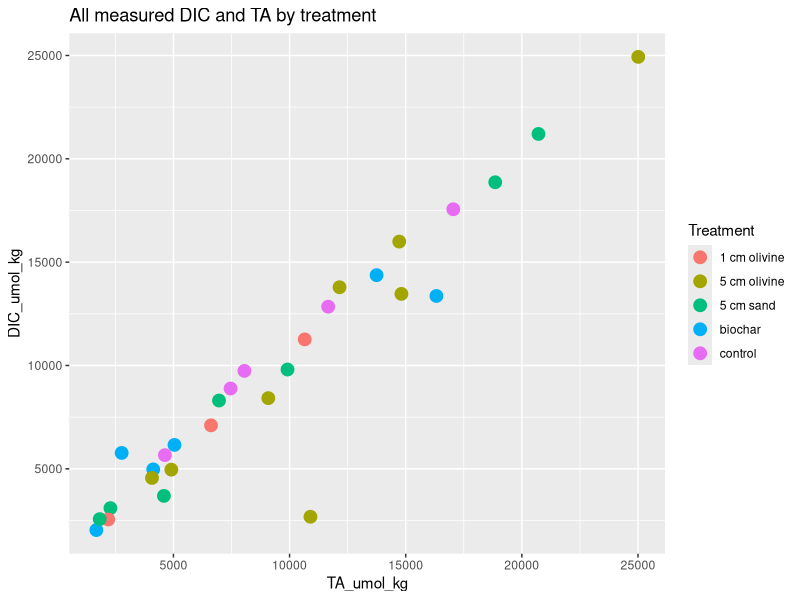
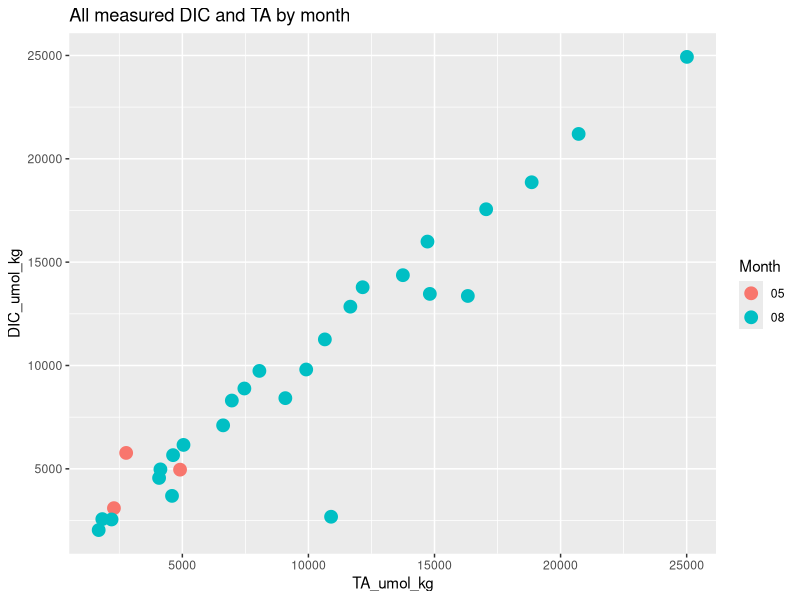
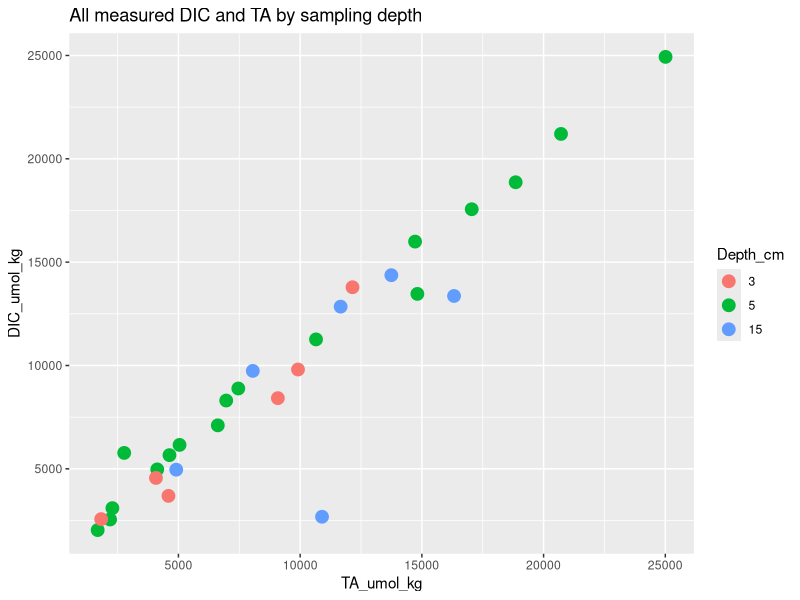
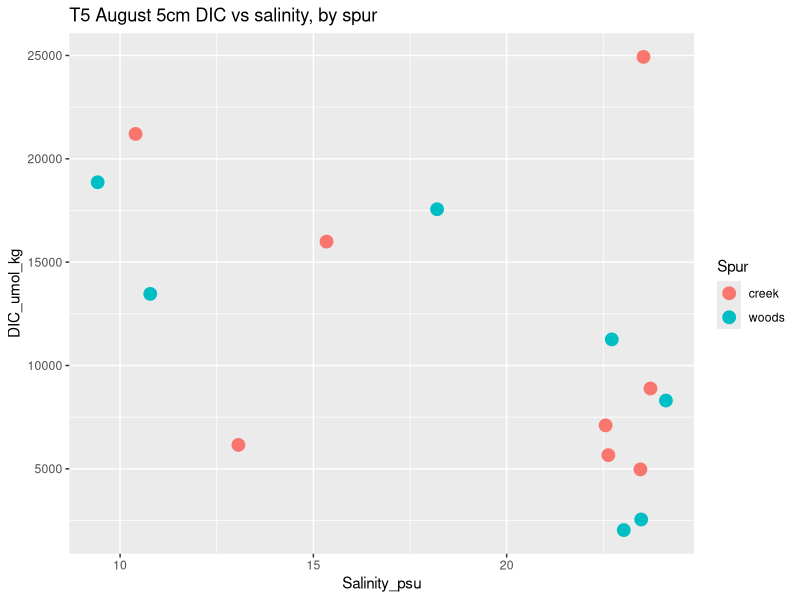
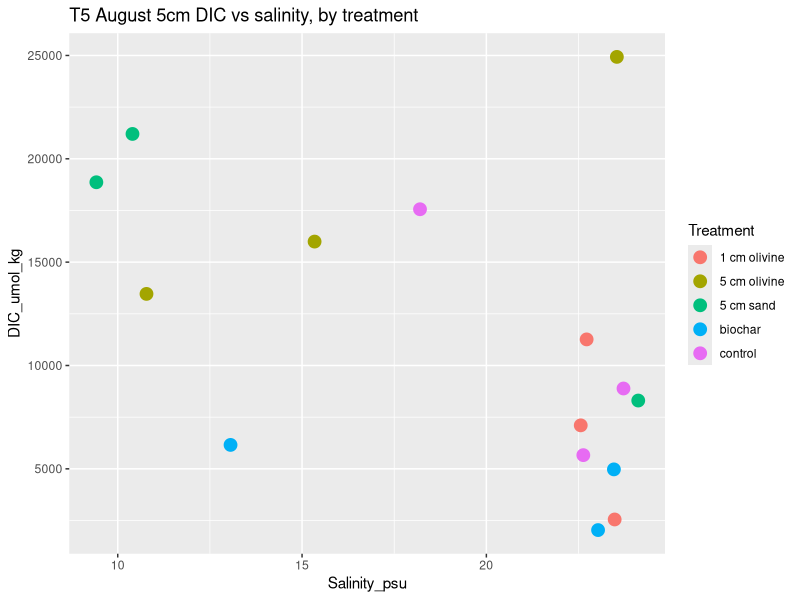
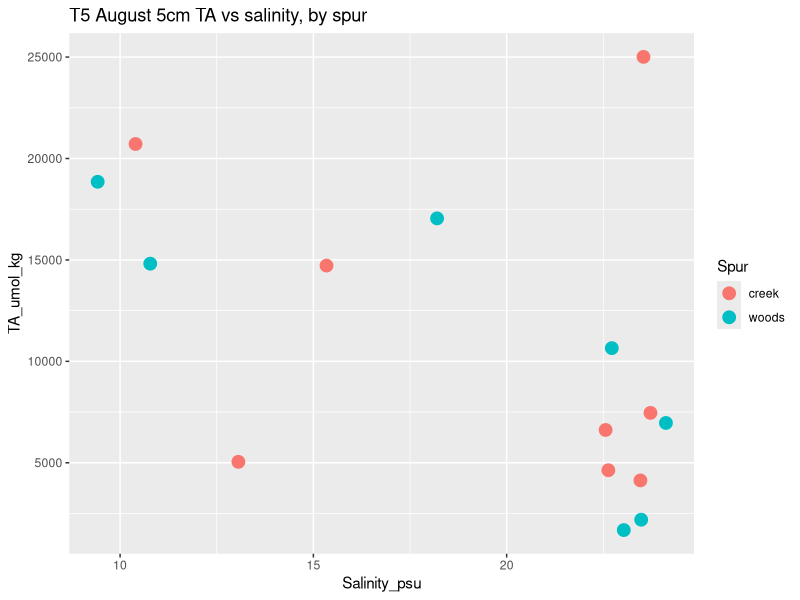
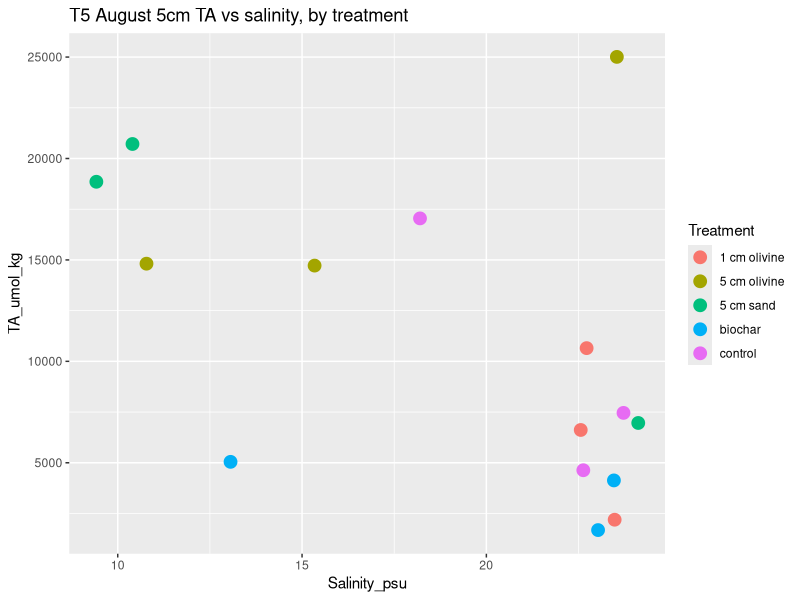
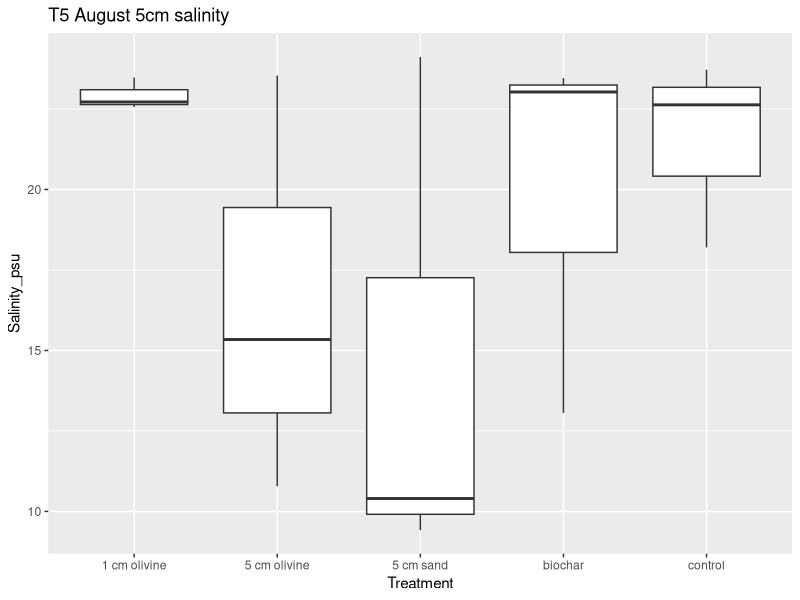

Recreate these plots in R, in order.
## ---- chunk 1
knitr::opts_chunk$set(echo = TRUE)
## ---- chunk 2

library(here)
#library(readxl)
library(tidyverse)

## ---- chunk 3

dicta <- read_csv(here('herringriv_carbonate_summary.csv'), show_col_types = FALSE) 

dicta$Date <- as.Date(dicta$Date, format = "%m/%d/%Y")  

dicta$Treatment <- as.factor(dicta$Treatment)
dicta$Depth_cm <- as.factor(dicta$Depth_cm)

## ---- chunk 4

dicta$Sample_ID <- gsub("22-", "", dicta$Sample_ID)
dicta$Sample_ID <- as.integer(dicta$Sample_ID)
dicta <- dicta[order(dicta$Sample_ID),]

dicta$Month <- format(dicta$Date, "%m")

dicta <- dicta %>% mutate(Spur = case_when(Plot > 7 ~ "creek",
                                       Plot < 8 ~ "woods"))

## ---- chunk 5
#TODO: change placeholder salinity value to actual creek salinity for this date or tide
dicta <- dicta %>% mutate(DIC_norm = DIC_umol_kg*22/Salinity_psu)
dicta <- dicta %>% mutate(TA_norm = TA_umol_kg*22/Salinity_psu)

## ---- chunk 6

dicta_Aug <- dicta %>% filter(Month == '08')

dicta_Aug_5 <- dicta_Aug %>% filter(Depth_cm == 5)
dicta_Aug_15 <- dicta_Aug %>% filter(Depth_cm == 15)
dicta_Aug_sand <- dicta_Aug %>% filter(Depth_cm == 3)

dicta_15 <- dicta %>% filter(Depth_cm == 15)

ggplot(dicta, aes(TA_umol_kg, DIC_umol_kg, color = Treatment)) + geom_point(size = 4)+ labs(title= "All measured DIC and TA by treatment")
ggplot(dicta, aes(TA_umol_kg, DIC_umol_kg, color = Month)) + geom_point(size = 4) + labs(title= "All measured DIC and TA by month")
ggplot(dicta, aes(TA_umol_kg, DIC_umol_kg, color = Depth_cm)) + geom_point(size = 4) + labs(title= "All measured DIC and TA by sampling depth")

## ---- chunk 7

#trt_colors <- c()

ggplot(dicta_Aug_5, aes(Salinity_psu, DIC_umol_kg, color = Spur)) + geom_point(size = 4)+ labs(title = "T5 August 5cm DIC vs salinity, by spur")
ggplot(dicta_Aug_5, aes(Salinity_psu, DIC_umol_kg, color = Treatment)) + geom_point(size = 4)+ labs(title = "T5 August 5cm DIC vs salinity, by treatment")

ggplot(dicta_Aug_5, aes(Salinity_psu, TA_umol_kg, color = Spur)) + geom_point(size = 4)+ labs(title = "T5 August 5cm TA vs salinity, by spur")
ggplot(dicta_Aug_5, aes(Salinity_psu, TA_umol_kg, color = Treatment)) + geom_point(size = 4)+ labs(title = "T5 August 5cm TA vs salinity, by treatment")

ggplot(dicta_Aug_5, aes(Treatment, Salinity_psu)) + geom_boxplot()  + labs(title = "T5 August 5cm salinity")

ggplot(dicta_Aug_5, aes(Treatment, DIC_umol_kg)) + geom_boxplot() + labs(title = "T5 August 5cm DIC")

ggplot(dicta_Aug_5, aes(Treatment, TA_umol_kg)) + geom_boxplot() + labs(title = "T5 August 5cm TA")

ggplot(dicta_Aug_5, aes(Treatment, pH)) + geom_boxplot() + labs(title = "T5 August 5cm pH")

ggplot(dicta_Aug_5, aes(TA_umol_kg, DIC_umol_kg, color = Treatment)) + geom_point(size = 4)+ labs(title = "T5 August 5cm DIC vs TA")

ggplot(dicta_Aug_5, aes(Treatment, DIC_norm)) + geom_boxplot()+ labs(title = "T5 August 5cm DIC normalized with placeholder salinity = 22 psu")

ggplot(dicta_Aug_5, aes(Treatment, TA_norm)) + geom_boxplot()+ labs(title = "T5 August 5cm TA normalized with placeholder salinity = 22 psu")


## ---- chunk 8

dicta_Aug_5_no_plot_4 <- dicta_Aug_5 %>% filter(Plot != 4)

ggplot(dicta_Aug_5_no_plot_4, aes(Treatment, DIC_norm)) + geom_boxplot()+ labs(title = "T5 August 5cm DIC normalized with placeholder salinity = 22 psu" , subtitle = "excluding quartz plot #4")

ggplot(dicta_Aug_5_no_plot_4, aes(Treatment, TA_norm)) + geom_boxplot()+ labs(title = "T5 August 5cm TA normalized with placeholder salinity = 22 psu" , subtitle = "excluding quartz plot #4")

## ---- chunk 9

ggplot(dicta_Aug_sand, aes(Salinity_psu, DIC_umol_kg, color = Treatment)) + geom_point(size = 4)+ labs(title = "T5 August sand layer DIC vs salinity")
ggplot(dicta_Aug_sand, aes(Salinity_psu, TA_umol_kg, color = Treatment)) + geom_point(size = 4)+ labs(title = "T5 August sand layer TA vs salinity")

ggplot(dicta_Aug_sand, aes(Treatment, Salinity_psu)) + geom_boxplot()  + labs(title = "T5 August sand layer salinity")

ggplot(dicta_Aug_sand, aes(Treatment, DIC_umol_kg)) + geom_boxplot()+ labs(title = "T5 August sand layer DIC")
ggplot(dicta_Aug_sand, aes(Treatment, TA_umol_kg)) + geom_boxplot()+ labs(title = "T5 August sand layer TA")

ggplot(dicta_Aug_sand, aes(Treatment, pH)) + geom_boxplot()+ labs(title = "T5 August sand layer pH")

## ---- chunk 10

ggplot(dicta_Aug_15, aes(Salinity_psu, DIC_umol_kg, color = Treatment)) + geom_point(size = 4)+ labs(title = "T5 August 15cm")
ggplot(dicta_15, aes(Salinity_psu, DIC_umol_kg, color = Treatment)) + geom_point(size = 4)+ labs(title = "All measured 15cm")
ggplot(dicta_15, aes(Salinity_psu, DIC_umol_kg, color = Spur)) + geom_point(size = 4)+ labs(title = "All measured 15cm")
ggplot(dicta_15, aes(Salinity_psu, DIC_umol_kg, color = Month)) + geom_point(size = 4)+ labs(title = "All measured 15cm")

ggplot(dicta_Aug_15, aes(Salinity_psu, TA_umol_kg, color = Treatment)) + geom_point(size = 4)+ labs(title = "T5 August 15cm")
ggplot(dicta_15, aes(Salinity_psu, TA_umol_kg, color = Treatment)) + geom_point(size = 4)+ labs(title = "All measured 15cm")
ggplot(dicta_15, aes(Salinity_psu, TA_umol_kg, color = Spur)) + geom_point(size = 4)+ labs(title = "All measured 15cm")
ggplot(dicta_15, aes(Salinity_psu, TA_umol_kg, color = Month)) + geom_point(size = 4)+ labs(title = "All measured 15cm")

## ---- chunk 11

sensor <- read_csv(here('porewater_sensor_data.csv'), show_col_types = FALSE) 

sensor$Date <- as.Date(sensor$Date, format = "%m/%d/%Y")  

sensor$Treatment <- as.factor(sensor$Treatment)

sensor$Month <- format(sensor$Date, "%m")

sensor <- sensor %>% mutate(Spur = case_when(Plot > 7 ~ "creek",
                                       Plot < 8 ~ "woods"))

## ---- chunk 12

sensor_T0_5cm <- sensor %>% filter(Timepoint == 'T0' & Tip_Depth_cm == "5")
sensor_T0_15cm <- sensor %>% filter(Timepoint == 'T0' & Tip_Depth_cm == "15")

sensor_T1_5cm <- sensor %>% filter(Timepoint == 'T1' & Tip_Depth_cm == "5")
sensor_T1_15cm <- sensor %>% filter(Timepoint == 'T1' & Tip_Depth_cm == "15")

sensor_T2_5cm <- sensor %>% filter(Timepoint == 'T2' & Tip_Depth_cm == "5")
sensor_T2_15cm <- sensor %>% filter(Timepoint == 'T2' & Tip_Depth_cm == "15")

sensor_T3_5cm <- sensor %>% filter(Timepoint == 'T3' & Tip_Depth_cm == "5")
sensor_T3_15cm <- sensor %>% filter(Timepoint == 'T3' & Tip_Depth_cm == "15")
sensor_T3_sand <- sensor %>% filter(Timepoint == 'T3' & Tip_Depth_cm != "5" & Tip_Depth_cm != "15")

sensor_T4_5cm <- sensor %>% filter(Timepoint == 'T4' & Tip_Depth_cm == "5")
sensor_T4_15cm <- sensor %>% filter(Timepoint == 'T4' & Tip_Depth_cm == "15")
sensor_T4_sand <- sensor %>% filter(Timepoint == 'T4' & Tip_Depth_cm != "5" & Tip_Depth_cm != "15")

sensor_T5_5cm <- sensor %>% filter(Timepoint == 'T5' & Tip_Depth_cm == "5")
sensor_T5_15cm <- sensor %>% filter(Timepoint == 'T5' & Tip_Depth_cm == "15")
sensor_T5_sand <- sensor %>% filter(Timepoint == 'T5' & Tip_Depth_cm != "5" & Tip_Depth_cm != "15")

sensor_T6_5cm <- sensor %>% filter(Timepoint == 'T6' & Tip_Depth_cm == "5")
sensor_T6_15cm <- sensor %>% filter(Timepoint == 'T6' & Tip_Depth_cm == "15")
sensor_T6_sand <- sensor %>% filter(Timepoint == 'T6' & Tip_Depth_cm != "5" & Tip_Depth_cm != "15")

# sensor_T1 <- sensor %>% filter(Timepoint == 'T1')
# sensor_T2 <- sensor %>% filter(Timepoint == 'T2')
# sensor_T3 <- sensor %>% filter(Timepoint == 'T3')
# sensor_T4 <- sensor %>% filter(Timepoint == 'T4')
# sensor_T5 <- sensor %>% filter(Timepoint == 'T5')
# sensor_T6 <- sensor %>% filter(Timepoint == 'T6')

## ---- chunk 13

ggplot(sensor_T0_5cm, aes(Treatment, sal_psu)) + geom_boxplot() + labs(title = "T0 May 5 cm salinity")
ggplot(sensor_T1_5cm, aes(Treatment, sal_psu)) + geom_boxplot() + labs(title = "T1 May 5 cm salinity")
ggplot(sensor_T2_5cm, aes(Treatment, sal_psu)) + geom_boxplot() + labs(title = "T2 May 5 cm salinity")
ggplot(sensor_T3_5cm, aes(Treatment, sal_psu)) + geom_boxplot() + labs(title = "T3 June 5 cm salinity")
ggplot(sensor_T4_5cm, aes(Treatment, sal_psu)) + geom_boxplot() + labs(title = "T4 July 5 cm salinity")
ggplot(sensor_T5_5cm, aes(Treatment, sal_psu)) + geom_boxplot() + labs(title = "T5 August 5 cm salinity")
ggplot(sensor_T6_5cm, aes(Treatment, sal_psu)) + geom_boxplot() + labs(title = "T6 September 5 cm salinity")

## ---- chunk 14

ggplot(sensor_T0_5cm, aes(Treatment, pH)) + geom_boxplot() + labs(title = "T0 May 5 cm pH")
ggplot(sensor_T1_5cm, aes(Treatment, pH)) + geom_boxplot() + labs(title = "T1 May 5 cm pH")
ggplot(sensor_T3_5cm, aes(Treatment, pH)) + geom_boxplot() + labs(title = "T2 May 5 cm pH")
ggplot(sensor_T4_5cm, aes(Treatment, pH)) + geom_boxplot() + labs(title = "T3 June 5 cm pH")
ggplot(sensor_T5_5cm, aes(Treatment, pH)) + geom_boxplot() + labs(title = "T5 August 5 cm pH")
ggplot(sensor_T6_5cm, aes(Treatment, pH)) + geom_boxplot() + labs(title = "T6 September 5 cm pH")

## ---- chunk 15

ggplot(sensor_T3_sand, aes(Treatment, sal_psu)) + geom_boxplot() + labs(title = "T3 June sand layer salinity")
ggplot(sensor_T4_sand, aes(Treatment, sal_psu)) + geom_boxplot() + labs(title = "T4 July sand layer salinity")
ggplot(sensor_T5_sand, aes(Treatment, sal_psu)) + geom_boxplot() + labs(title = "T5 August sand layer salinity")
ggplot(sensor_T6_sand, aes(Treatment, sal_psu)) + geom_boxplot() + labs(title = "T6 September sand layer salinity")

## ---- chunk 16

#ggplot(sensor_T3_sand, aes(Treatment, pH)) + geom_boxplot()  # no pH data
ggplot(sensor_T4_sand, aes(Treatment, pH)) + geom_boxplot() + labs(title = "T4 July sand layer pH")
ggplot(sensor_T5_sand, aes(Treatment, pH)) + geom_boxplot() + labs(title = "T5 August sand layer pH")
ggplot(sensor_T6_sand, aes(Treatment, pH)) + geom_boxplot() + labs(title = "T6 September sand layer pH")

## ---- chunk 17

ggplot(sensor_T0_15cm, aes(Treatment, sal_psu)) + geom_boxplot()+ labs(title = "T0 May 15 cm salinity")
ggplot(sensor_T1_15cm, aes(Treatment, sal_psu)) + geom_boxplot()+ labs(title = "T1 May 15 cm salinity")
ggplot(sensor_T2_15cm, aes(Treatment, sal_psu)) + geom_boxplot()+ labs(title = "T2 May 15 cm  salinity")
ggplot(sensor_T3_15cm, aes(Treatment, sal_psu)) + geom_boxplot()+ labs(title = "T3 June 15 cm salinity")
ggplot(sensor_T4_15cm, aes(Treatment, sal_psu)) + geom_boxplot()+ labs(title = "T4 July 15 cm salinity")
ggplot(sensor_T5_15cm, aes(Treatment, sal_psu)) + geom_boxplot()+ labs(title = "T5 August 15 cm salinity")
ggplot(sensor_T6_15cm, aes(Treatment, sal_psu)) + geom_boxplot()+ labs(title = "T6 September 15 cm salinity")

## ---- chunk 18

ggplot(sensor_T0_15cm, aes(Treatment, pH)) + geom_boxplot() + labs(title = "T0 May 15 cm pH")
ggplot(sensor_T1_15cm, aes(Treatment, pH)) + geom_boxplot() + labs(title = "T1 May 15 cm pH")
ggplot(sensor_T2_15cm, aes(Treatment, pH)) + geom_boxplot() + labs(title = "T2 May 15 cm pH")
ggplot(sensor_T3_15cm, aes(Treatment, pH)) + geom_boxplot() + labs(title = "T3 June 15 cm pH")
ggplot(sensor_T4_15cm, aes(Treatment, pH)) + geom_boxplot() + labs(title = "T4 July 15 cm pH")
ggplot(sensor_T5_15cm, aes(Treatment, pH)) + geom_boxplot() + labs(title = "T5 August 15 cm pH")
ggplot(sensor_T6_15cm, aes(Treatment, pH)) + geom_boxplot() + labs(title = "T6 September 15 cm pH")

